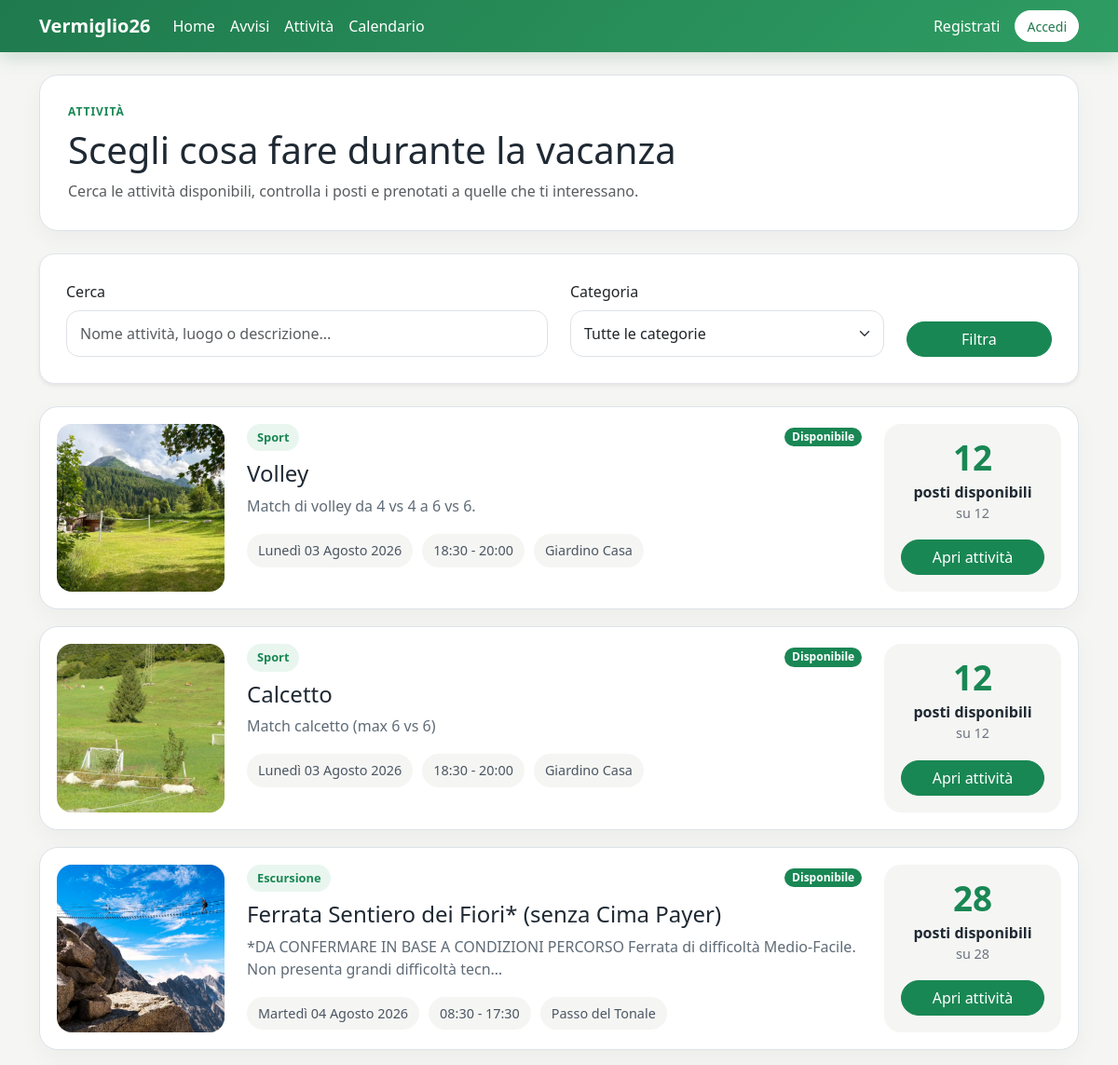
/activities/ (upper part), run on an earlier commit of the app's database.
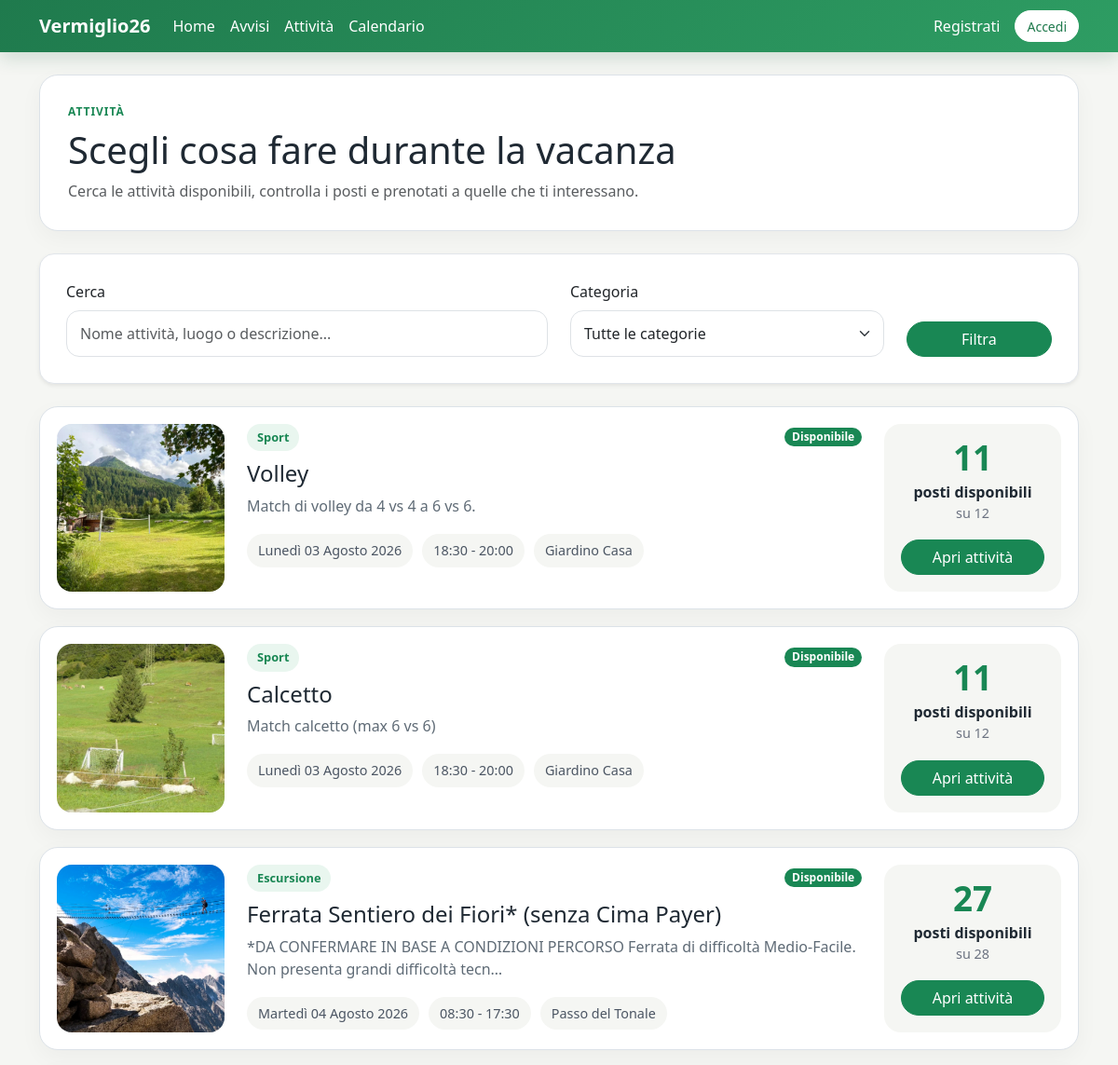
And on a later commit of the database.
### activities/models.py (models this page shows, shortened)
class Activity(models.Model):
    title = models.CharField(max_length=200)
    category = models.ForeignKey(
        Category,
        on_delete=models.SET_NULL,
        null=True,
        blank=True,
        related_name="activities"
    )
    description = models.TextField(blank=True)
    image = models.ImageField(
        upload_to="activities/",
        blank=True,
        null=True,
        verbose_name="Immagine"
    )
    date = models.DateField()
    start_time = models.TimeField()
    end_time = models.TimeField(blank=True, null=True)
    meeting_place = models.CharField(max_length=200)
    max_participants = models.PositiveIntegerField(
        blank=True,
        null=True,
        verbose_name="Numero massimo partecipanti"
    )
    price = models.DecimalField(
        max_digits=7,
        decimal_places=2,
        blank=True,
        null=True,
        validators=[
            MinValueValidator(Decimal("0.00"))
        ],
        verbose_name="Prezzo"
    )
    what_to_bring = models.TextField(blank=True)
    requires_booking = models.BooleanField(
        default=True,
        verbose_name="Richiede prenotazione"
    )
    created_by = models.ForeignKey(
        settings.AUTH_USER_MODEL,
        on_delete=models.CASCADE,
        related_name="created_activities"
    )
    created_at = models.DateTimeField(auto_now_add=True)
    updated_at = models.DateTimeField(auto_now=True)
    class Meta:
        verbose_name_plural = "Activities"
    @property
    def booked_count(self):
        return self.bookings.count()
    @property
    def available_spots(self):
        if not self.requires_booking:
            return None
        if self.max_participants is None:
            return None
        return self.max_participants - self.booked_count
    @property
    def is_full(self):
        if not self.requires_booking:
            return False
        if self.available_spots is None:
            return False
        return self.available_spots <= 0
    @property
    def is_almost_full(self):
        if not self.requires_booking:
            return False
        if self.available_spots is None:
            return False
        return not self.is_full and self.available_spots <= 3

class Category(models.Model):
    name = models.CharField(max_length=100, unique=True)
    description = models.TextField(blank=True)
    class Meta:
        verbose_name_plural = "Categories"
    def __str__(self):
        return self.name

### activities/views.py (the view)
# urls.py: path("", views.activity_list, name="activity_list"),
def activity_list(request):
    restricted_redirect = registration_only_redirect(request)
    if restricted_redirect:
        return restricted_redirect
    activities = Activity.objects.filter(
        requires_booking=True
    ).order_by(
        "date",
        "start_time"
    )
    categories = Category.objects.all().order_by("name")
    search_query = request.GET.get("q", "")
    selected_category = request.GET.get("category", "")
    if search_query:
        activities = (
            activities.filter(title__icontains=search_query)
            | activities.filter(description__icontains=search_query)
            | activities.filter(meeting_place__icontains=search_query)
        ).distinct().order_by("date", "start_time")
    if selected_category:
        activities = activities.filter(category_id=selected_category)
    context = {
        "activities": activities,
        "categories": categories,
        "search_query": search_query,
        "selected_category": selected_category,
    }
    return render(request, "activities/activity_list.html", context)

### accounts/context_processors.py (called while the page is built)
def registration_only_mode(request):
    return {
        "registration_only_mode": getattr(settings, "REGISTRATION_ONLY_MODE", False)
    }

### activities/views.py (called while the page is built)
def registration_only_redirect(request):
    registration_only_mode = getattr(settings, "REGISTRATION_ONLY_MODE", False)
    if not registration_only_mode:
        return None
    if request.user.is_authenticated and request.user.is_staff:
        return None
    if request.user.is_authenticated:
        return redirect("accounts:registration_complete")
    return redirect("accounts:register")

### templates/activities/activity_list.html (shortened to what the changed rows need)
{% extends "base.html" %}
{% block content %}
    <section class="page-header mb-4">
        <div>
            <h1 class="mb-2">
                Scegli cosa fare durante la vacanza
            </h1>
        </div>
    </section>
    {% if activities %}
        <div class="activity-feed">
            {% for activity in activities %}
                <article class="activity-app-card">
                    <div class="activity-card-image">
                        {% if activity.image %}
                            <img src="{{ activity.image.url }}" alt="{{ activity.title }}">
                        {% else %}
                            <div class="activity-card-image-placeholder">
                                <span>Mountain Planner</span>
                            </div>
                        {% endif %}
                    </div>
                    <div class="activity-main">
                        <div class="activity-card-top">
                            <div>
                                {% if activity.category %}
                                    <span class="activity-category">
                                        {{ activity.category }}
                                    </span>
                                {% endif %}
                                <h2 class="h4 mb-2">
                                    {{ activity.title }}
                                </h2>
                            </div>
                            <div>
                                {% if activity.is_full %}
                                    <span class="badge text-bg-danger">Completa</span>
                                {% elif activity.is_almost_full %}
                                    <span class="badge text-bg-warning">Quasi piena</span>
                                {% else %}
                                    <span class="badge text-bg-success">Disponibile</span>
                                {% endif %}
                            </div>
                        </div>
                        <p class="activity-description">
                            {{ activity.description|truncatechars:120 }}
                        </p>
                        <div class="activity-meta">
                            <span>
                                {{ activity.date|date:"l d F Y" }}
                            </span>
                            <span>
                                {{ activity.start_time|time:"H:i" }}
                                {% if activity.end_time %}
                                    - {{ activity.end_time|time:"H:i" }}
                                {% else %}
                                    - durata stimata 3 ore
                                {% endif %}
                            </span>
                            <span>
                                {{ activity.meeting_place }}
                            </span>
                        </div>
                    </div>
                    <div class="activity-side">
                        <div class="spots-box">
                            <span class="spots-number">
                                {{ activity.available_spots }}
                            </span>
                            <span class="spots-label">
                                posti disponibili
                            </span>
                            <span class="spots-total">
                                su {{ activity.max_participants }}
                            </span>
                        </div>
                        <a href="{% url 'activities:activity_detail' activity.pk %}" class="btn btn-success w-100">
                            Apri attività
                        </a>
                    </div>
                </article>
            {% endfor %}
        </div>
    {% endif %}
{% endblock %}

What changed in the data, as far as the page shows it:
changed Activity "Volley": available_spots "12" → "11"
changed Activity "Calcetto": available_spots "12" → "11"
changed Activity "Ferrata Sentiero dei Fiori* (senza Cima Payer)": available_spots "28" → "27"
